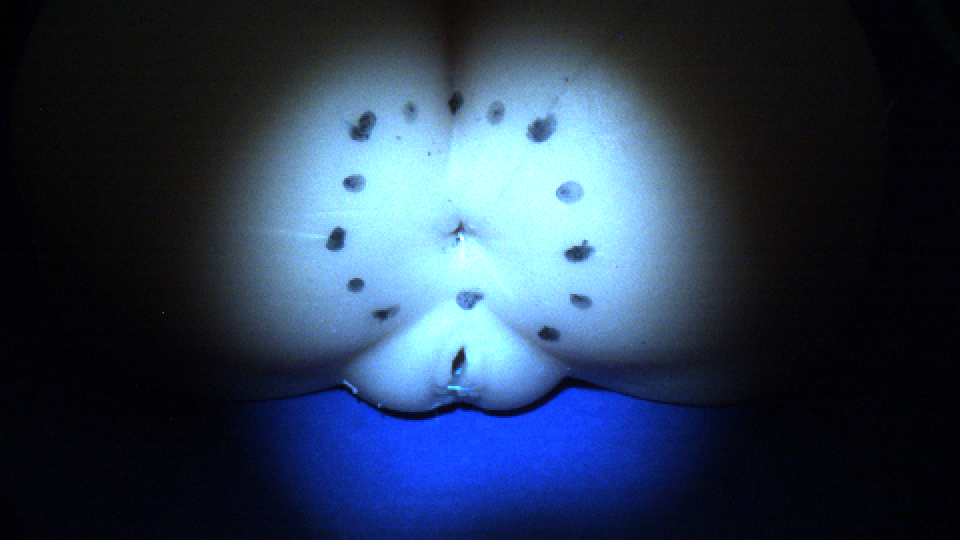
#> input picture sandbox/img/bge_relax.png, 960 x 540 px, found by its file name
$ python matcher_test.py   (Python 2 division)
#> lines starting #> are read from the running program, lines starting #| are printed output that depends on the picture
import cv2 as cv
import numpy as np
import argparse
from matplotlib import pyplot as plt
import time

# https://www.owlnet.rice.edu/~elec539/Projects97/morphjrks/laplacian.html
# img_object = cv.imread('./teste_1.png')
# img_object = cv.imread('./darcy_surgery_basis.png')
# img_object = cv.imread('./darcy_surgery_occluded.png')
img_object = cv.imread('./bge_relax.png')
#> img_object is the input picture: shape (540, 960, 3); mean B, G, R 81.6, 58.9, 41.9

img_object = cv.cvtColor(img_object, cv.COLOR_BGR2GRAY)
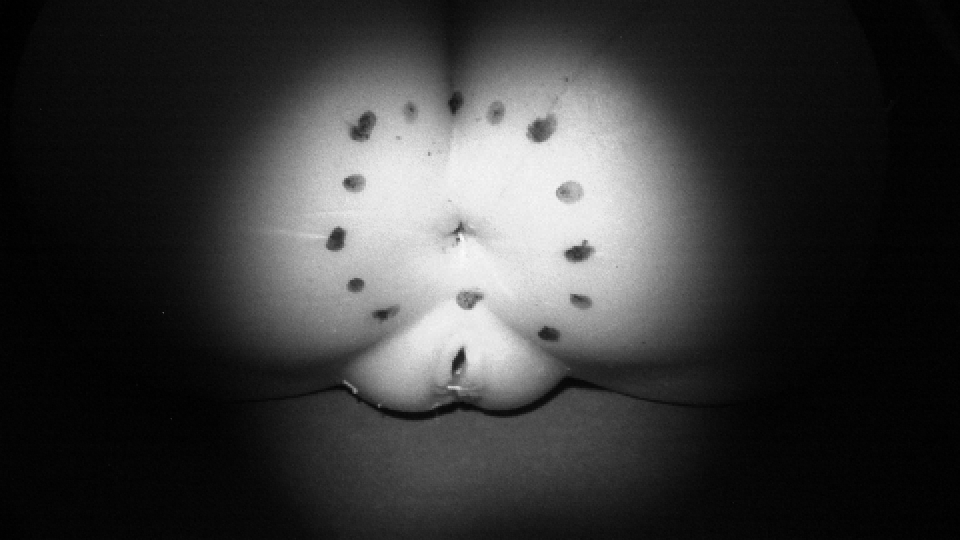
#> img_object: shape (540, 960); min 0, max 252, mean 56.4

img_target = cv.cvtColor(img_object,cv.COLOR_GRAY2BGR)
# [12 lines of commented-out code are left out]
ROI_offset = -40

ROI_radius = 160 #pixel size of the search radius
# ROI_radius = 90 #pixel size of the search radius
cv.circle(img_target,(int(img_target.shape[1]/2),int(img_target.shape[0]/2)+ROI_offset), ROI_radius, (255,0,0), thickness=1, lineType=8, shift=0)
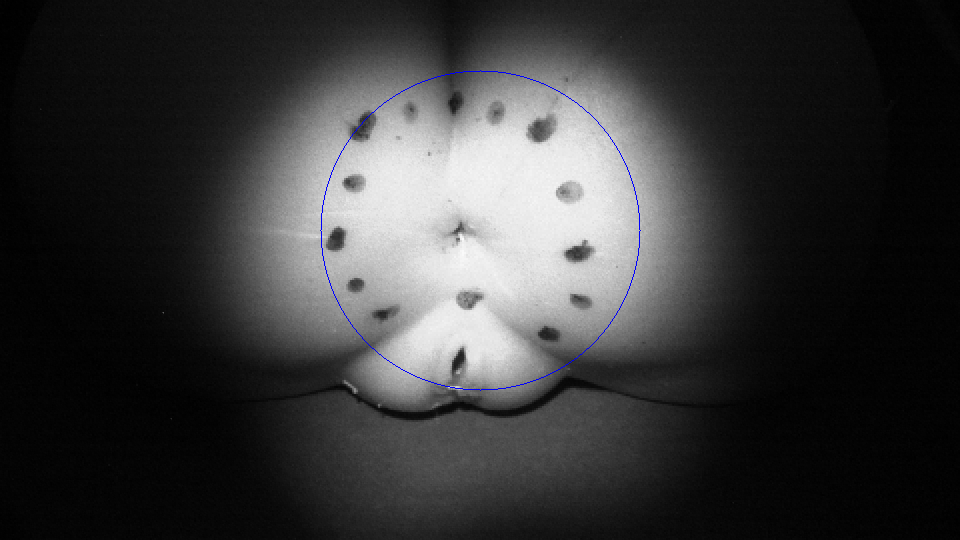
#> img_target: shape (540, 960, 3); mean B, G, R 56.6, 56.1, 56.1
plt.imshow(img_target),plt.show()

v_o = int(img_target.shape[1]/2)-ROI_radius
#> v_o = 320
u_o = int(img_target.shape[0]/2)-ROI_radius+ROI_offset
#> u_o = 70
v_f = int(img_target.shape[1]/2)+ROI_radius
#> v_f = 640
u_f = int(img_target.shape[0]/2)+ROI_radius+ROI_offset
#> u_f = 390

img_object = cv.equalizeHist(img_object[u_o:u_f,v_o:v_f])
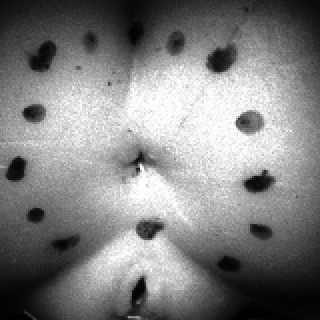
#> img_object: shape (320, 320); min 0, max 255, mean 128.6

# img_scene = cv.imread('./teste_1.png', cv.IMREAD_GRAYSCALE)
# img_scene = cv.imread('./darcy_surgery_basis.png', cv.IMREAD_GRAYSCALE)
# img_scene = cv.imread('./darcy_surgery_occluded.png', cv.IMREAD_GRAYSCALE)
img_scene = cv.imread('./bge_contract.png', cv.IMREAD_GRAYSCALE)
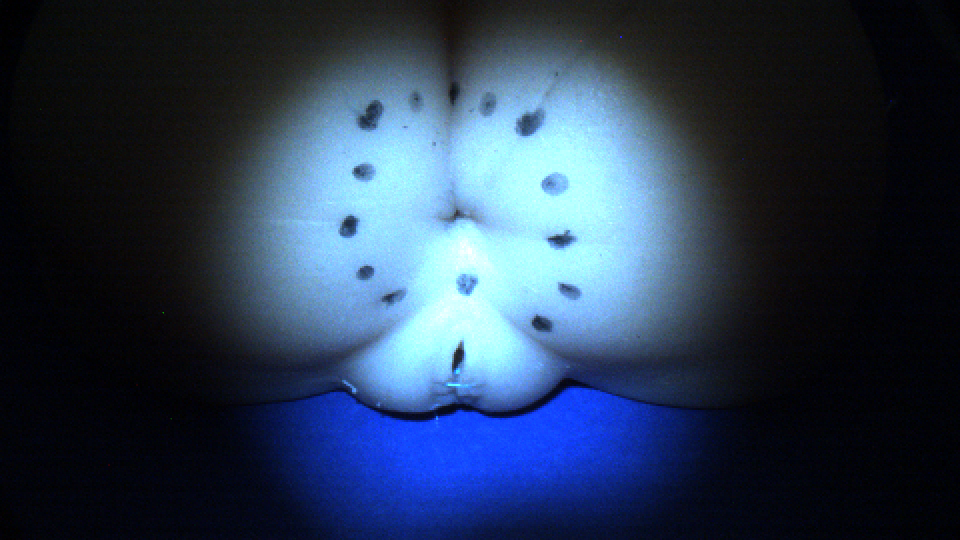
#> input picture sandbox/img/bge_contract.png, 960 x 540 px, found by its file name
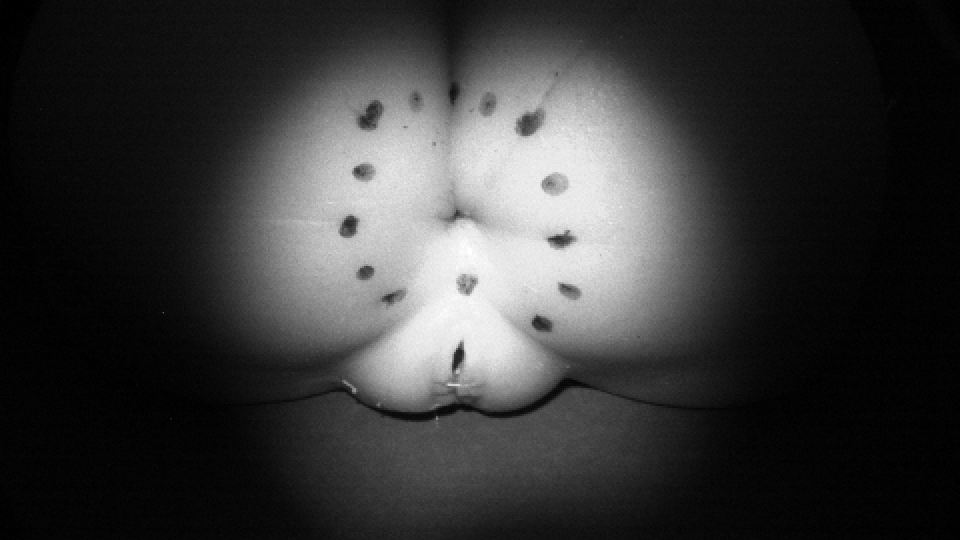
#> img_scene: shape (540, 960); min 0, max 255, mean 56.2
# img_scene_blurred = cv.equalizeHist(img_scene)
img_scene = cv.equalizeHist(img_scene[u_o:u_f,v_o:v_f])
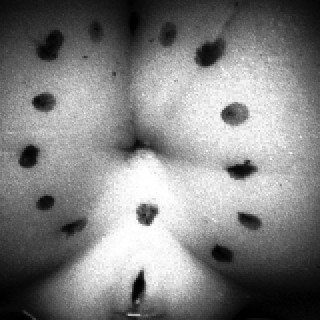
#> img_scene: shape (320, 320); min 0, max 255, mean 128.4

minHessian = 400
#> (the run stopped early here; a loop or call above may not have finished)
